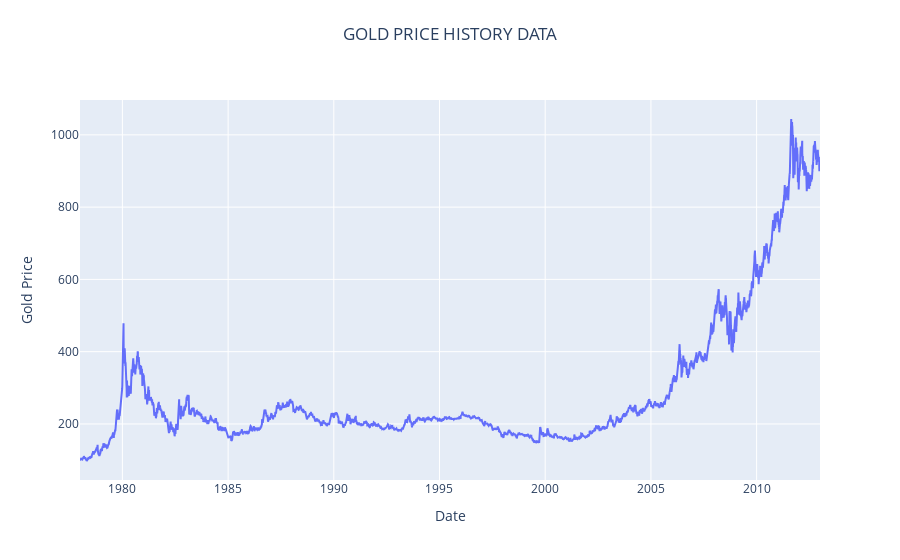

Notebook code cell kept with this figure:
### Code cell
# visualizing the historical data of gold
fig = go.Figure([go.Scatter(x=df1['date'], y=df1['gold'])])

fig.update_layout(
    title={'text': "GOLD PRICE HISTORY DATA", 'y':0.95, 'x':0.5, 'xanchor':'center', 'yanchor':'top'},
    yaxis_title='Gold Price',
    xaxis_title='Date')

### Figure 1 — Plotly figure (JSON) as saved in the notebook; plotly's stock layout.template omitted (floating-point values rounded to 4 significant figures; data arrays with more than 128 entries replaced by an {"elided": "..."} marker saying what was removed)
{"data": [{"type": "scatter", "x": {"elided": "9132 str values"}, "y": {"elided": "9132 float values"}}], "layout": {"title": {"text": "GOLD PRICE HISTORY DATA", "x": 0.5, "xanchor": "center", "y": 0.95, "yanchor": "top"}, "xaxis": {"title": {"text": "Date"}}, "yaxis": {"title": {"text": "Gold Price"}}}}
